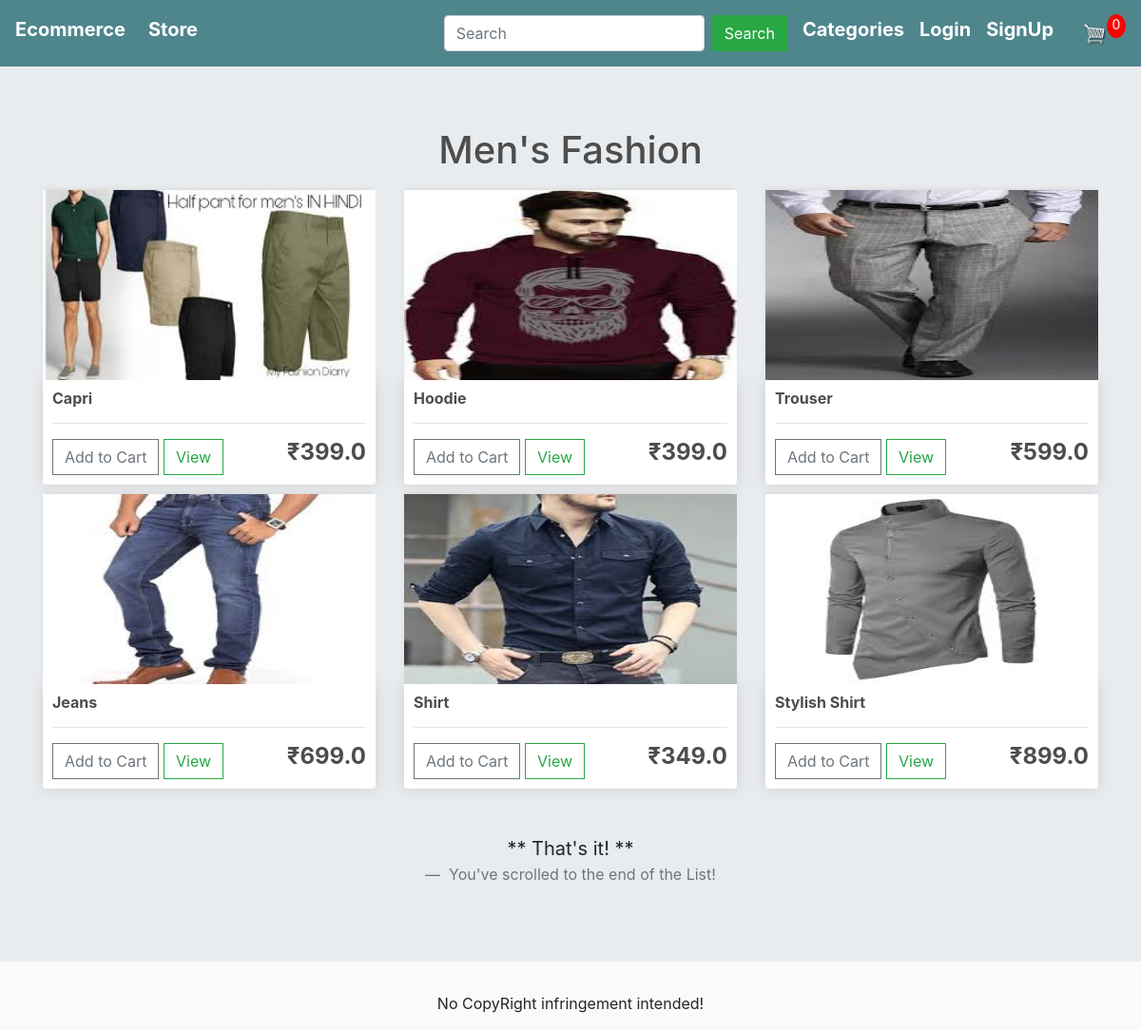
The app's page /show_items/2 with its own data.
### store/models.py (models this page shows, shortened)
class ProductCategories(models.Model):
    name = models.CharField(max_length=100,blank=False,null=True)
    image = models.ImageField(null=True,blank=False)

class Product(models.Model):
    category = models.ManyToManyField(ProductCategories)
    name = models.CharField(max_length=100,blank=False,name=False)
    price = models.FloatField(blank=False,null=False)
    image = models.ImageField(null=True,blank=True)
    description = models.TextField(null=True,blank=True)
    @property
    def get_imageURL(self):
        try:
            url = self.image.url
        except:
            url = ''
        return url

### store/views.py (the view)
# urls.py: path('show_items/<int:id>',views.show_items,name='show_items'),
def show_items(request,id):
    total_item_cart = 0
    if request.user.is_authenticated:
        items = OrderItem.objects.filter(user=request.user)
        for item in items:
            total_item_cart += item.quantity
    product_category = ProductCategories.objects.get(id=id)
    products = Product.objects.filter(category=product_category)
    product_categories = ProductCategories.objects.all()
    context = {
        'product_categories' : product_categories,
        'product_category' : product_category,
        'products': products,
        'total_item_cart': total_item_cart,
    }
    return render(request, 'store/show_items.html', context)

### store/templates/store/show_items.html
{% extends 'store/main.html' %}
{% load static %}
{% block content %}
	<h1 style="text-align: center;">{{product_category.name}}</h1>
	<div class="row">
		{% for product in products %}
			<div class="col-lg-4">
				<img class="thumbnail" src="{{ product.get_imageURL }}">
				<div class="box-element product">
					<h6><strong>{{product.name}}</strong></h6>
					<hr>
					<button  class="update_cart btn btn-outline-secondary add-btn" product_id ="{{product.id}}">Add to Cart</button>
					<a class="btn btn-outline-success" href="{% url 'item_detail' product.id %}">View</a>
					<h4 style="display: inline-block; float: right"><strong>&#8377;{{product.price}}</strong></h4>
				</div>
			</div>
		{% endfor %}
	</div>
	<br><br>
	<blockquote class="blockquote text-center">
		<p class="mb-0">** That's it! **</p>
		<footer class="blockquote-footer"> You've scrolled to the end of the List!</footer>
	</blockquote>
	{% endblock content %}

### static/store/css/main.css (style rules this page uses)
body { background-color: hsl(0, 0%, 98%); }
h1,h2,h3,h4,h5,h6 { color:hsl(0, 0%, 30%); }
.box-element { box-shadow:hsl(0, 0%, 80%) 0 0 16px; background-color: #fff; border-radius: 4px; padding: 10px; }
.thumbnail { width: 100%; height: 200px; -webkit-box-shadow: -1px -3px 5px -2px rgba(214,214,214,1); -moz-box-shadow: -1px -3px 5px -2px rgba(214,214,214,1); box-shadow: -1px -3px 5px -2px rgba(214,214,214,1); }
.product { border-radius: 0 0 4px 4px; }
.col-lg-4, .col-lg-6, .col-lg-8, .col-lg-12 { margin-top: 10px; }
.btn { border-radius: 0; }

### records on screen
ProductCategories: name "Men's Fashion"
Product: get_imageURL (picture), name "Capri", price "399.0"
Product: get_imageURL (picture), name "Hoodie", price "399.0"
Product: get_imageURL (picture), name "Trouser", price "599.0"
Product: get_imageURL (picture), name "Jeans", price "699.0"
Product: get_imageURL (picture), name "Shirt", price "349.0"
Product: get_imageURL (picture), name "Stylish Shirt", price "899.0"

### other values on screen
{{ total_item_cart }} "0"
